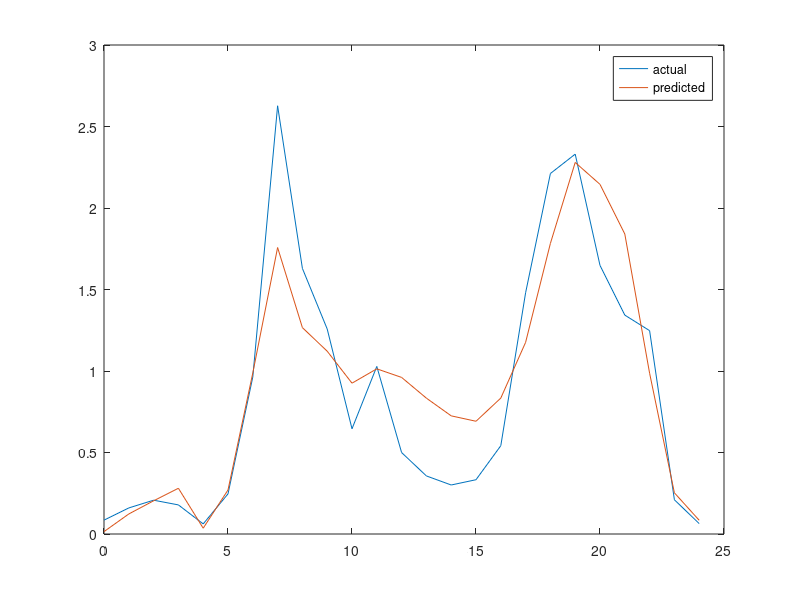
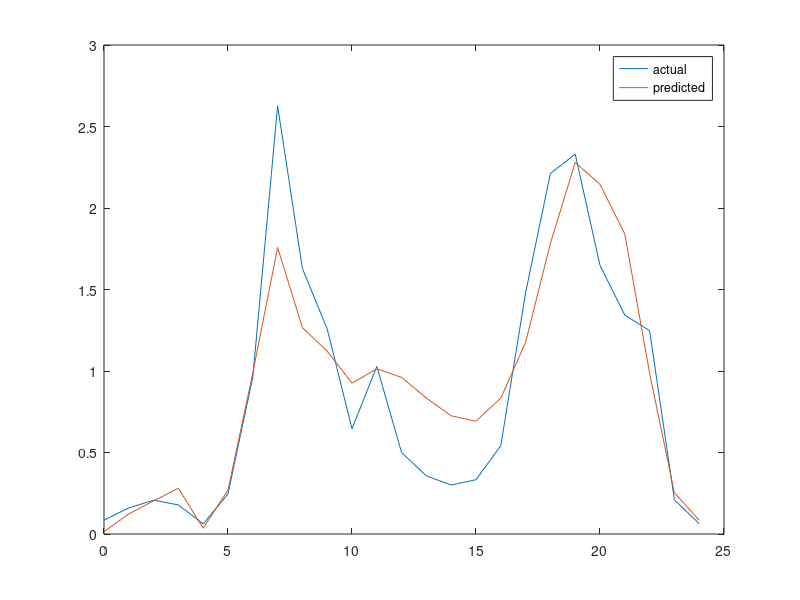

These charts were generated, in order, by the following MATLAB code:
%% actual_pred_DAY_2010_11_18
load('actual_pred_DAY_2010_11_18.mat')
actual_6_22 = actual_pred_DAY_2010_11_18(:,1);
predicted_6_22 = actual_pred_DAY_2010_11_18(:,2);
% rng(2);
actual = [0.3*rand(6,1);actual_6_22;0.3*rand(2,1)];
predicted = [0.3*rand(6,1);predicted_6_22;0.3*rand(2,1)];
t_hourly = 0:24;

%% actual_pred_DAY_2010_11_23
load('actual_pred_DAY_2010_11_23.mat')
actual_6_22 = actual_pred_DAY_2010_11_23(:,1);
predicted_6_22 = actual_pred_DAY_2010_11_23(:,2);
actual = [0.3*rand(6,1);actual_6_22;0.3*rand(2,1)];
predicted = [0.3*rand(6,1);predicted_6_22;0.3*rand(2,1)];
t_hourly = 0:24;

%% actual_pred_DAY_2010_11_25
load('actual_pred_DAY_2010_11_25.mat')
actual_6_22 = actual_pred_DAY_2010_11_25(:,1);
predicted_6_22 = actual_pred_DAY_2010_11_25(:,2);
actual = [0.3*rand(6,1);actual_6_22;0.3*rand(2,1)];
predicted = [0.3*rand(6,1);predicted_6_22;0.3*rand(2,1)];
t_hourly = 0:24;

%%

figure
plot(t_hourly,actual,t_hourly,predicted)
legend('actual','predicted')

% interpolate data
t = 0:1/4:24;
L_fore_smart = interp1(t_hourly,predicted,t);
L_true = interp1(t_hourly,actual,t);

figure
plot(t,L_true,t,L_fore_smart)
legend('actual','predicted')